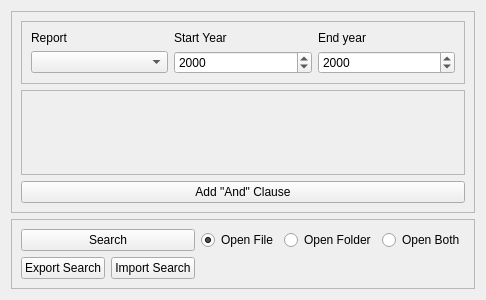
<?xml version="1.0" encoding="UTF-8"?>
<ui version="4.0">
 <class>search_tab</class>
 <widget class="QWidget" name="search_tab">
  <property name="geometry">
   <rect>
    <x>0</x>
    <y>0</y>
    <width>400</width>
    <height>300</height>
   </rect>
  </property>
  <property name="windowTitle">
   <string>Search</string>
  </property>
  <layout class="QVBoxLayout" name="verticalLayout">
   <item>
    <widget class="QFrame" name="search_parameters_frame">
     <property name="frameShape">
      <enum>QFrame::StyledPanel</enum>
     </property>
     <property name="frameShadow">
      <enum>QFrame::Raised</enum>
     </property>
     <layout class="QVBoxLayout" name="verticalLayout_10">
      <item>
       <widget class="QFrame" name="search_initial_parameters_frame">
        <property name="sizePolicy">
         <sizepolicy hsizetype="Expanding" vsizetype="Preferred">
          <horstretch>0</horstretch>
          <verstretch>0</verstretch>
         </sizepolicy>
        </property>
        <property name="frameShape">
         <enum>QFrame::StyledPanel</enum>
        </property>
        <property name="frameShadow">
         <enum>QFrame::Raised</enum>
        </property>
        <layout class="QGridLayout" name="gridLayout">
         <item row="0" column="1">
          <widget class="QLabel" name="search_start_year_parameter_label">
           <property name="text">
            <string>Start Year</string>
           </property>
          </widget>
         </item>
         <item row="2" column="0">
          <widget class="QComboBox" name="search_report_parameter_combobox"/>
         </item>
         <item row="0" column="0">
          <widget class="QLabel" name="search_report_parameter_label">
           <property name="text">
            <string>Report</string>
           </property>
          </widget>
         </item>
         <item row="0" column="2">
          <widget class="QLabel" name="search_end_year_parameter_label">
           <property name="text">
            <string>End year</string>
           </property>
          </widget>
         </item>
         <item row="2" column="1">
          <widget class="QDateEdit" name="search_start_year_parameter_dateedit">
           <property name="displayFormat">
            <string>yyyy</string>
           </property>
          </widget>
         </item>
         <item row="2" column="2">
          <widget class="QDateEdit" name="search_end_year_parameter_dateedit">
           <property name="currentSection">
            <enum>QDateTimeEdit::YearSection</enum>
           </property>
           <property name="displayFormat">
            <string>yyyy</string>
           </property>
          </widget>
         </item>
        </layout>
       </widget>
      </item>
      <item>
       <widget class="QScrollArea" name="search_and_clause_parameters_scrollarea">
        <property name="widgetResizable">
         <bool>true</bool>
        </property>
        <widget class="QWidget" name="scrollAreaWidgetContents">
         <property name="geometry">
          <rect>
           <x>0</x>
           <y>0</y>
           <width>360</width>
           <height>89</height>
          </rect>
         </property>
         <property name="sizePolicy">
          <sizepolicy hsizetype="Expanding" vsizetype="Expanding">
           <horstretch>0</horstretch>
           <verstretch>0</verstretch>
          </sizepolicy>
         </property>
         <layout class="QFormLayout" name="formLayout_8"/>
        </widget>
       </widget>
      </item>
      <item>
       <widget class="QPushButton" name="search_add_and_button">
        <property name="sizePolicy">
         <sizepolicy hsizetype="Minimum" vsizetype="Minimum">
          <horstretch>0</horstretch>
          <verstretch>0</verstretch>
         </sizepolicy>
        </property>
        <property name="text">
         <string>Add &quot;And&quot; Clause</string>
        </property>
       </widget>
      </item>
     </layout>
    </widget>
   </item>
   <item>
    <widget class="QFrame" name="search_control_frame">
     <property name="frameShape">
      <enum>QFrame::StyledPanel</enum>
     </property>
     <property name="frameShadow">
      <enum>QFrame::Raised</enum>
     </property>
     <layout class="QGridLayout" name="gridLayout_4">
      <item row="3" column="2">
       <widget class="QPushButton" name="search_import_button">
        <property name="text">
         <string>Import Search</string>
        </property>
       </widget>
      </item>
      <item row="2" column="1" colspan="2">
       <widget class="QPushButton" name="search_button">
        <property name="sizePolicy">
         <sizepolicy hsizetype="Minimum" vsizetype="Minimum">
          <horstretch>0</horstretch>
          <verstretch>0</verstretch>
         </sizepolicy>
        </property>
        <property name="text">
         <string>Search</string>
        </property>
       </widget>
      </item>
      <item row="3" column="1">
       <widget class="QPushButton" name="search_export_button">
        <property name="text">
         <string>Export Search</string>
        </property>
       </widget>
      </item>
      <item row="2" column="3">
       <widget class="QRadioButton" name="open_file_radioButton">
        <property name="text">
         <string>Open File</string>
        </property>
        <property name="checked">
         <bool>true</bool>
        </property>
       </widget>
      </item>
      <item row="2" column="4">
       <widget class="QRadioButton" name="open_folder_radioButton">
        <property name="text">
         <string>Open Folder</string>
        </property>
       </widget>
      </item>
      <item row="2" column="5">
       <widget class="QRadioButton" name="open_both_radioButton">
        <property name="text">
         <string>Open Both</string>
        </property>
       </widget>
      </item>
     </layout>
    </widget>
   </item>
  </layout>
 </widget>
 <resources/>
 <connections/>
</ui>
